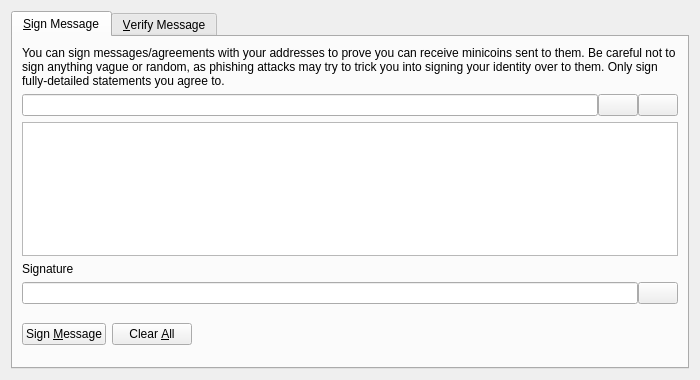
<?xml version="1.0" encoding="UTF-8"?>
<ui version="4.0">
 <class>SignVerifyMessageDialog</class>
 <widget class="QDialog" name="SignVerifyMessageDialog">
  <property name="geometry">
   <rect>
    <x>0</x>
    <y>0</y>
    <width>700</width>
    <height>380</height>
   </rect>
  </property>
  <property name="windowTitle">
   <string>Signatures - Sign / Verify a Message</string>
  </property>
  <property name="modal">
   <bool>true</bool>
  </property>
  <layout class="QVBoxLayout" name="verticalLayout">
   <item>
    <widget class="QTabWidget" name="tabWidget">
     <property name="currentIndex">
      <number>0</number>
     </property>
     <widget class="QWidget" name="tabSignMessage">
      <attribute name="title">
       <string>&amp;Sign Message</string>
      </attribute>
      <layout class="QVBoxLayout" name="verticalLayout_SM">
       <item>
        <widget class="QLabel" name="infoLabel_SM">
         <property name="text">
          <string>You can sign messages/agreements with your addresses to prove you can receive minicoins sent to them. Be careful not to sign anything vague or random, as phishing attacks may try to trick you into signing your identity over to them. Only sign fully-detailed statements you agree to.</string>
         </property>
         <property name="textFormat">
          <enum>Qt::PlainText</enum>
         </property>
         <property name="wordWrap">
          <bool>true</bool>
         </property>
        </widget>
       </item>
       <item>
        <layout class="QHBoxLayout" name="horizontalLayout_1_SM">
         <property name="spacing">
          <number>0</number>
         </property>
         <item>
          <widget class="QValidatedLineEdit" name="addressIn_SM">
           <property name="toolTip">
            <string>The Minicoin address to sign the message with</string>
           </property>
          </widget>
         </item>
         <item>
          <widget class="QPushButton" name="addressBookButton_SM">
           <property name="toolTip">
            <string>Choose previously used address</string>
           </property>
           <property name="text">
            <string/>
           </property>
           <property name="icon">
            <iconset resource="../minicoin.qrc">
             <normaloff>:/icons/address-book</normaloff>:/icons/address-book</iconset>
           </property>
           <property name="shortcut">
            <string>Alt+A</string>
           </property>
           <property name="autoDefault">
            <bool>false</bool>
           </property>
          </widget>
         </item>
         <item>
          <widget class="QPushButton" name="pasteButton_SM">
           <property name="toolTip">
            <string>Paste address from clipboard</string>
           </property>
           <property name="text">
            <string/>
           </property>
           <property name="icon">
            <iconset resource="../minicoin.qrc">
             <normaloff>:/icons/editpaste</normaloff>:/icons/editpaste</iconset>
           </property>
           <property name="shortcut">
            <string>Alt+P</string>
           </property>
           <property name="autoDefault">
            <bool>false</bool>
           </property>
          </widget>
         </item>
        </layout>
       </item>
       <item>
        <widget class="QPlainTextEdit" name="messageIn_SM">
         <property name="toolTip">
          <string>Enter the message you want to sign here</string>
         </property>
        </widget>
       </item>
       <item>
        <widget class="QLabel" name="signatureLabel_SM">
         <property name="text">
          <string>Signature</string>
         </property>
         <property name="textFormat">
          <enum>Qt::PlainText</enum>
         </property>
        </widget>
       </item>
       <item>
        <layout class="QHBoxLayout" name="horizontalLayout_2_SM">
         <property name="spacing">
          <number>0</number>
         </property>
         <item>
          <widget class="QLineEdit" name="signatureOut_SM">
           <property name="font">
            <font>
             <italic>true</italic>
            </font>
           </property>
           <property name="readOnly">
            <bool>true</bool>
           </property>
          </widget>
         </item>
         <item>
          <widget class="QPushButton" name="copySignatureButton_SM">
           <property name="toolTip">
            <string>Copy the current signature to the system clipboard</string>
           </property>
           <property name="text">
            <string/>
           </property>
           <property name="icon">
            <iconset resource="../minicoin.qrc">
             <normaloff>:/icons/editcopy</normaloff>:/icons/editcopy</iconset>
           </property>
           <property name="autoDefault">
            <bool>false</bool>
           </property>
          </widget>
         </item>
        </layout>
       </item>
       <item>
        <layout class="QHBoxLayout" name="horizontalLayout_3_SM">
         <item>
          <widget class="QPushButton" name="signMessageButton_SM">
           <property name="toolTip">
            <string>Sign the message to prove you own this Minicoin address</string>
           </property>
           <property name="text">
            <string>Sign &amp;Message</string>
           </property>
           <property name="icon">
            <iconset resource="../minicoin.qrc">
             <normaloff>:/icons/edit</normaloff>:/icons/edit</iconset>
           </property>
           <property name="autoDefault">
            <bool>false</bool>
           </property>
          </widget>
         </item>
         <item>
          <widget class="QPushButton" name="clearButton_SM">
           <property name="toolTip">
            <string>Reset all sign message fields</string>
           </property>
           <property name="text">
            <string>Clear &amp;All</string>
           </property>
           <property name="icon">
            <iconset resource="../minicoin.qrc">
             <normaloff>:/icons/remove</normaloff>:/icons/remove</iconset>
           </property>
           <property name="autoDefault">
            <bool>false</bool>
           </property>
          </widget>
         </item>
         <item>
          <spacer name="horizontalSpacer_1_SM">
           <property name="orientation">
            <enum>Qt::Horizontal</enum>
           </property>
           <property name="sizeHint" stdset="0">
            <size>
             <width>40</width>
             <height>48</height>
            </size>
           </property>
          </spacer>
         </item>
         <item>
          <widget class="QLabel" name="statusLabel_SM">
           <property name="font">
            <font>
             <weight>75</weight>
             <bold>true</bold>
            </font>
           </property>
           <property name="text">
            <string/>
           </property>
           <property name="wordWrap">
            <bool>true</bool>
           </property>
          </widget>
         </item>
         <item>
          <spacer name="horizontalSpacer_2_SM">
           <property name="orientation">
            <enum>Qt::Horizontal</enum>
           </property>
           <property name="sizeHint" stdset="0">
            <size>
             <width>40</width>
             <height>48</height>
            </size>
           </property>
          </spacer>
         </item>
        </layout>
       </item>
      </layout>
     </widget>
     <widget class="QWidget" name="tabVerifyMessage">
      <attribute name="title">
       <string>&amp;Verify Message</string>
      </attribute>
      <layout class="QVBoxLayout" name="verticalLayout_VM">
       <item>
        <widget class="QLabel" name="infoLabel_VM">
         <property name="text">
          <string>Enter the receiver's address, message (ensure you copy line breaks, spaces, tabs, etc. exactly) and signature below to verify the message. Be careful not to read more into the signature than what is in the signed message itself, to avoid being tricked by a man-in-the-middle attack. Note that this only proves the signing party receives with the address, it cannot prove sendership of any transaction!</string>
         </property>
         <property name="textFormat">
          <enum>Qt::PlainText</enum>
         </property>
         <property name="alignment">
          <set>Qt::AlignLeading|Qt::AlignLeft|Qt::AlignTop</set>
         </property>
         <property name="wordWrap">
          <bool>true</bool>
         </property>
        </widget>
       </item>
       <item>
        <layout class="QHBoxLayout" name="horizontalLayout_1_VM">
         <property name="spacing">
          <number>0</number>
         </property>
         <item>
          <widget class="QValidatedLineEdit" name="addressIn_VM">
           <property name="toolTip">
            <string>The Minicoin address the message was signed with</string>
           </property>
          </widget>
         </item>
         <item>
          <widget class="QPushButton" name="addressBookButton_VM">
           <property name="toolTip">
            <string>Choose previously used address</string>
           </property>
           <property name="text">
            <string/>
           </property>
           <property name="icon">
            <iconset resource="../minicoin.qrc">
             <normaloff>:/icons/address-book</normaloff>:/icons/address-book</iconset>
           </property>
           <property name="shortcut">
            <string>Alt+A</string>
           </property>
           <property name="autoDefault">
            <bool>false</bool>
           </property>
          </widget>
         </item>
        </layout>
       </item>
       <item>
        <widget class="QPlainTextEdit" name="messageIn_VM"/>
       </item>
       <item>
        <widget class="QValidatedLineEdit" name="signatureIn_VM"/>
       </item>
       <item>
        <layout class="QHBoxLayout" name="horizontalLayout_2_VM">
         <item>
          <widget class="QPushButton" name="verifyMessageButton_VM">
           <property name="toolTip">
            <string>Verify the message to ensure it was signed with the specified Minicoin address</string>
           </property>
           <property name="text">
            <string>Verify &amp;Message</string>
           </property>
           <property name="icon">
            <iconset resource="../minicoin.qrc">
             <normaloff>:/icons/transaction_0</normaloff>:/icons/transaction_0</iconset>
           </property>
           <property name="autoDefault">
            <bool>false</bool>
           </property>
          </widget>
         </item>
         <item>
          <widget class="QPushButton" name="clearButton_VM">
           <property name="toolTip">
            <string>Reset all verify message fields</string>
           </property>
           <property name="text">
            <string>Clear &amp;All</string>
           </property>
           <property name="icon">
            <iconset resource="../minicoin.qrc">
             <normaloff>:/icons/remove</normaloff>:/icons/remove</iconset>
           </property>
           <property name="autoDefault">
            <bool>false</bool>
           </property>
          </widget>
         </item>
         <item>
          <spacer name="horizontalSpacer_1_VM">
           <property name="orientation">
            <enum>Qt::Horizontal</enum>
           </property>
           <property name="sizeHint" stdset="0">
            <size>
             <width>40</width>
             <height>48</height>
            </size>
           </property>
          </spacer>
         </item>
         <item>
          <widget class="QLabel" name="statusLabel_VM">
           <property name="font">
            <font>
             <weight>75</weight>
             <bold>true</bold>
            </font>
           </property>
           <property name="text">
            <string/>
           </property>
           <property name="wordWrap">
            <bool>true</bool>
           </property>
          </widget>
         </item>
         <item>
          <spacer name="horizontalSpacer_2_VM">
           <property name="orientation">
            <enum>Qt::Horizontal</enum>
           </property>
           <property name="sizeHint" stdset="0">
            <size>
             <width>40</width>
             <height>48</height>
            </size>
           </property>
          </spacer>
         </item>
        </layout>
       </item>
      </layout>
     </widget>
    </widget>
   </item>
  </layout>
 </widget>
 <customwidgets>
  <customwidget>
   <class>QValidatedLineEdit</class>
   <extends>QLineEdit</extends>
   <header>qt/qvalidatedlineedit.h</header>
  </customwidget>
 </customwidgets>
 <resources>
  <include location="../minicoin.qrc"/>
 </resources>
 <connections/>
</ui>
